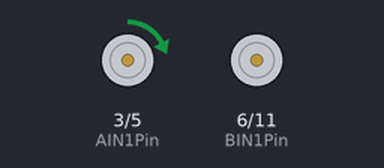
A sketch run on a simulated Arduino Uno, built with avr-gcc and run on an emulated ATmega328P. Parts: motor-driver pin pairs drawn as motors (green arrow = first pin HIGH = forward, orange = second pin HIGH = backward, longer = more drive).

Above: at 0.15 s.
At 12.3 s:
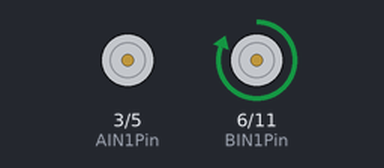
At 24.0 s:
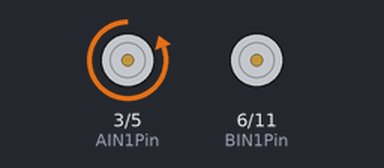
At 35.7 s:
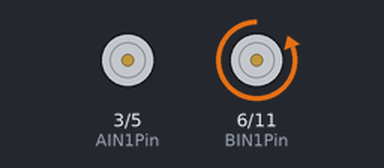
Timing chart, 0 to 40.0 s (numbered marks = the images above):
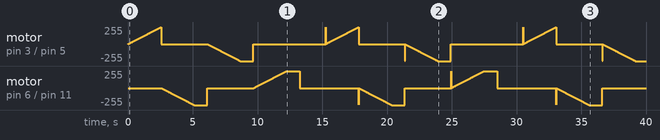

The sketch:

motors_proof_of_concept.ino
```cpp
int nSleepPin = 8;
int AIN1Pin = 3;
int AIN2Pin = 5;
int BIN1Pin = 6;
int BIN2Pin = 11;

void setup() {
  pinMode(nSleepPin, OUTPUT);
  pinMode(AIN1Pin, OUTPUT);
  pinMode(AIN2Pin, OUTPUT);
  pinMode(BIN1Pin, OUTPUT);
  pinMode(BIN2Pin, OUTPUT);

  digitalWrite(nSleepPin, HIGH); // Activeer de DRV8833

  // Motor A (bijvoorbeeld links)
  digitalWrite(AIN1Pin, LOW);  // Draairichting A
  digitalWrite(AIN2Pin, LOW);  // Draairichting A

  // Motor B (bijvoorbeeld rechts)
  digitalWrite(BIN1Pin, LOW);  // Draairichting B
  digitalWrite(BIN2Pin, LOW);  // Draairichting B
}

void loop() {
  // Motor A vooruit met traploze snelheid
 analogWrite(BIN1Pin, 0);
 analogWrite(BIN2Pin, 0);
 analogWrite(AIN2Pin, 0);
 for (int i = 0; i <= 255; i++) {
    analogWrite(AIN1Pin, i);
    delay(10);  // Voeg wat vertraging toe voor een geleidelijke toename van snelheid
  }
  // Motor B achteruit met traploze snelheid
 analogWrite(BIN1Pin, 0);
 analogWrite(AIN1Pin, 0);
 analogWrite(AIN2Pin, 0);
 for (int k = 0; k <= 255; k++) {
    analogWrite(BIN2Pin, k);
    delay(10);  // Voeg wat vertraging toe voor een geleidelijke toename van snelheid
  }
delay(1000);
  // Motor A achteruit met traploze snelheid
 analogWrite(BIN1Pin, 0);
 analogWrite(BIN2Pin, 0);
 analogWrite(AIN1Pin, 0);
 for (int j = 0; j <= 255; j++) {
    analogWrite(AIN2Pin, j);
    delay(10);  // Voeg wat vertraging toe voor een geleidelijke toename van snelheid
  }
delay(1000);
  // Motor B vooruit met traploze snelheid
 analogWrite(BIN1Pin, 0);
 analogWrite(AIN1Pin, 0);
 analogWrite(AIN2Pin, 0);
 for (int i = 0; i <= 255; i++) {
    analogWrite(BIN1Pin, i);
    delay(10);  // Voeg wat vertraging toe voor een geleidelijke toename van snelheid
  }
delay(1000);  // Wacht 2 seconden

  // Stop beide motoren
  analogWrite(AIN1Pin, 0);
  analogWrite(AIN2Pin, 0);
  analogWrite(BIN1Pin, 0);
  analogWrite(BIN2Pin, 0);

  delay(2000);  // Wacht 2 seconden
}
```
